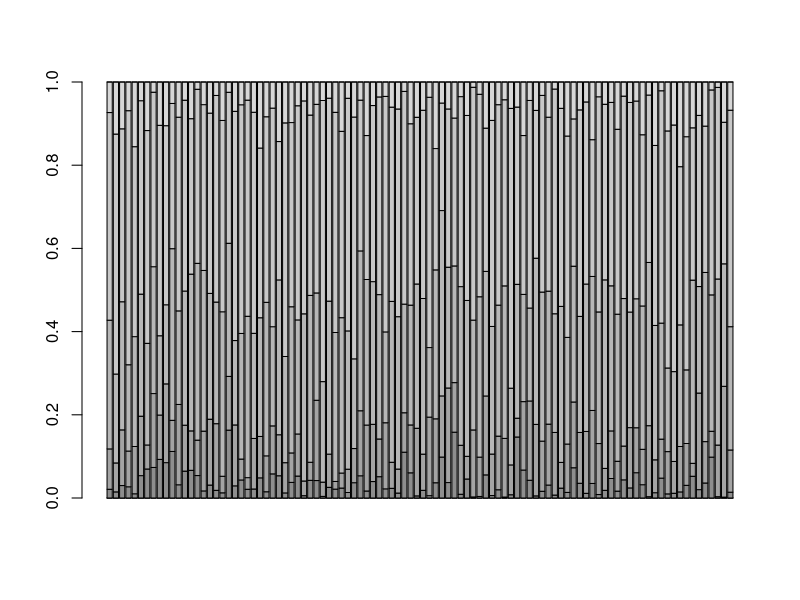
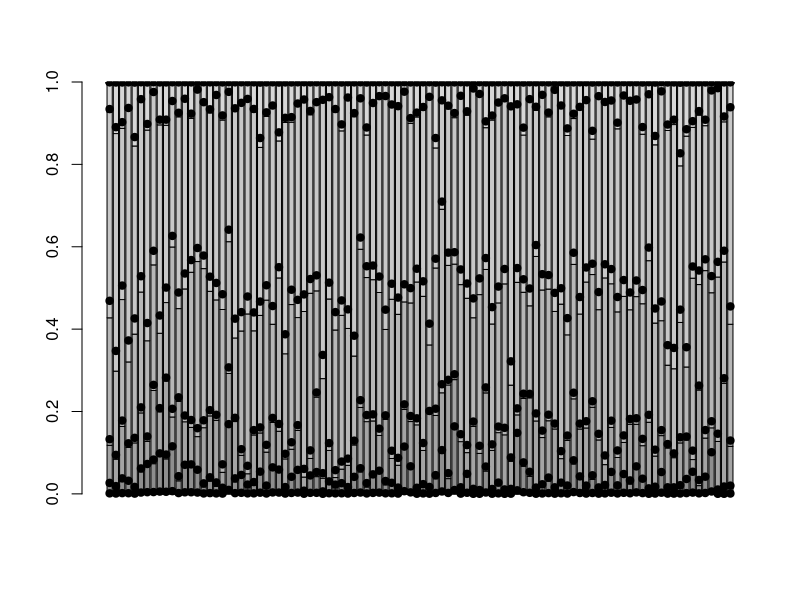

R code for these plots, in order: (Note: this script raises an error after producing the figures.)
#=================================================================================
#  MSE Simulation Rutine 
#=================================================================================
library(lmtest)
library(datasets)
library(MCMCpack)

#-----------------------------------------------------------------------
#  Initialize 
#-----------------------------------------------------------------------
#-----------------------------------------------------------------------  
# Define Freshwater 
# Enter Age 
    lnalpha <- 1.57631941937882
    beta <- 0.0000525881430189723
    sigma <- 0.331541836872867
    f0 <- c(0,0,0,0,0,0)
    f1 <- c(0,0.032606373,0.119694807,0.310275861,0.450716033,0.086706925)
    f2 <- c(0,0,0,0,0,0)
    Rm <- 8000

  efw0 <- c(0,0.5)
  efw1 <- c(0.01,0.01)
  efw2 <- c(0.5,0)
  esw1 <- c(0.05,0.08)
  esw2 <- c(0.05,0.05)
  esw3 <- c(0.04,0.03)
  esw4 <- c(0.08,0.02)
  esw5 <- c(0.16,0)
  efw <- rbind(efw0,efw1,efw2)
  esw <- rbind(esw1,esw2,esw3,esw4,esw5)  
# Set returen age  
p.i <- c(f0,f1,f2) 
  
# Set Drishelet   
  D <- 40
  phi <- 0.6
# first age 
  fage <- 1  
# number of age groups  
  nages <- 8
# last age 
  lage <- 8
  years <- 60
  burnin <-20
  train <- 20
# Total Simulation Years 
  nyrs <- burnin+train+years
  ar1 <- function(n,cv,alpha){
    ar1 <- numeric(n)
    ar1[1] <- 0
    for(i in 2:n){
      ar1[i] <- alpha*ar1[i-1]+runif(1,-cv,cv)
    }
    ar1
  } 
  e.Rec <- ar1(nyrs,0.3,0.6)
  e.p <- rdirichlet(nyrs,alpha=p.i*D)

# output data  
  spred <- 0
  sobsH <- 0
  sobsE <- 0
  simpH <- 0
  
  e.pred <- exp(rnorm(nyrs,0,spred/100))
  e.obsH <- exp(rnorm(nyrs,0,sobsH/100))
  e.obsS <- exp(rnorm(nyrs,0,sobsE/100))
  e.imp <- exp(rnorm(nyrs,0,simpH/100))


#-----------------------------------------------------------------------
#  Import Error Data 
#-----------------------------------------------------------------------  
 

# Initial Run size   
  R0 <- Rm
# first age
  fage <- 1
# last age 
  lage <- 8
  years <-   years 
  burnin <- burnin
  train <- train
# Total Simulation Years 
  nyrs <- burnin+train+years
  EGY <- 6
#-----------------------------------------------------------------------
#  Import SR and management parameters    
#-----------------------------------------------------------------------  
  alpha <- exp(lnalpha)
  beta <- beta
  Umsy <- (0.5-0.07*lnalpha)*lnalpha
#-----------------------------------------------------------------------
#  Create Empty vector  
#-----------------------------------------------------------------------  
# Recruit
  R <- numeric(nyrs)
  R.obs.ea <- numeric(nyrs)
  R.obs.na <- numeric(nyrs)  
# Annual Run
  N <- numeric(nyrs)
# Annual Escapement
  S <- numeric(nyrs)
  S.obs <- numeric(nyrs)
# Annual Harvest 
  H <- numeric(nyrs)
  H.obs <- numeric(nyrs)
# Annuual Run by age 
  N.ta <- matrix(0,ncol=length(p.i), nrow=nyrs+lage+2)
  N.ta.obs.ea <- matrix(0,ncol=length(p.i), nrow=nyrs+lage+2)
  N.ta.obs.na <- matrix(0,ncol=length(p.i), nrow=nyrs+lage+2)
  # Annual Escapement goals  
  Egoals <- matrix(0,ncol=2, nrow = nyrs+1)
# Annual SR parameters   
  SR.sim <- matrix(0,ncol=4, nrow = nyrs)
#---------------------------------------------------------------------------
#   Start simulation 
#---------------------------------------------------------------------------
for (y in 1:nyrs){
# First generaion is constant   
 if(y<=lage) {
   N.ta[y,] <- R0*exp(e.Rec[y])*e.p[y,]
  }  
# Anunual Run is sum of all ages
N[y] <- sum(N.ta[y,])
# Predicted Run
N.pred <- N[y]*e.pred[y]
# Determine target harvest criteria	
EG.l <- mean(Egoals[y,])
if(y<=(burnin+train)){
# Before management: Harvest is at Umsy 
    H.target <- N.pred*Umsy
  } else {
# Management based on Escapement goal 
    H.target <- ifelse(N.pred < EG.l,0,min(0.9,(N.pred-EG.l)*0.5))
  }
# Actual Harvest
  H[y] <- min(H.target*e.imp[y],0.99*N[y])
# Actual Escapement 
  S[y] <- N[y] - H[y]
# Calculate Future Recruits based on SR 
  R[y] <- alpha*S[y]*exp(-beta*S[y]+e.Rec[y])
# Fill Future Return by age
  for (fw in 1:3) {
    for(sw in 1:6) {
		N.ta[y+fw+sw-1,6*(fw-1)+sw] <- R[y]*e.p[y,6*(fw-1)+sw]
		}
	}

# Apply Freshwater Age readiing error 
  foo.a <- cbind(N.ta[y,1:6],N.ta[y,7:12],N.ta[y,13:18]) 
  foo.fa <- matrix(0,nrow=6,ncol=3)
  foo.fa[,1] <-  foo.a[,1]*(1-sum(efw[1,]))+foo.a[,2]*efw[2,1]
  foo.fa[,2] <-  foo.a[,2]*(1-sum(efw[2,]))+foo.a[,1]*efw[1,2]+foo.a[,3]*efw[3,1]
  foo.fa[,3] <-  foo.a[,3]*(1-sum(efw[3,]))+foo.a[,2]*efw[2,2]
# Apply Saltwater Age readiing error   
  foo.sa <- matrix(0,nrow=6,ncol=3)
  foo.sa[1,]  <- foo.fa[1,]+foo.fa[2,]*esw[1,1]
  foo.sa[2,]  <- foo.fa[2,]*(1-sum(esw[1,]))+foo.fa[3,]*esw[2,1]+foo.fa[2,]*esw[1,2]
  foo.sa[3,]  <- foo.fa[3,]*(1-sum(esw[2,]))+foo.fa[4,]*esw[3,1]+foo.fa[3,]*esw[2,2]  
  foo.sa[4,]  <- foo.fa[4,]*(1-sum(esw[3,]))+foo.fa[5,]*esw[4,1]+foo.fa[4,]*esw[3,2]   
  foo.sa[5,]  <- foo.fa[5,]*(1-sum(esw[4,]))+foo.fa[6,]*esw[5,1]+foo.fa[5,]*esw[4,2]  
  foo.sa[6,]  <- foo.fa[6,]*(1-sum(esw[5,]))+foo.fa[5,]*esw[5,2]  
  
  N.ta.obs.ea[y,] <- c(foo.sa[,1],foo.sa[,2],foo.sa[,3])
 
# Observed Escapement 
  S.obs[y] <- S[y]*e.obsS[y]
#Observed Harvest
  H.obs[y] <- H[y]*e.obsH[y]
#Observed Run by age (Assume age comp est is accurate)
  N.ta.obs.ea[y,] <- N.ta.obs.ea[y,]*sum(S.obs[y],H.obs[y])/N[y]
  N.ta.obs.na[y,] <- N.ta[y,]*sum(S.obs[y],H.obs[y])/N[y]
  
# Create Recruitment data based on observed harvest and escapement
  R.foo.ea <- sum(
  N.ta.obs.ea[y-lage+1,1],
  N.ta.obs.ea[y-lage+2,c(2,7)],
  N.ta.obs.ea[y-lage+3,c(3,8,13)],
  N.ta.obs.ea[y-lage+4,c(4,9,14)],
  N.ta.obs.ea[y-lage+5,c(5,10,15)],
  N.ta.obs.ea[y-lage+6,c(6,11,16)],
  N.ta.obs.ea[y-lage+7,c(12,17)],
  N.ta.obs.ea[y-lage+8,18])
  R.foo.na <- sum(
  N.ta.obs.na[y-lage+1,1],
  N.ta.obs.na[y-lage+2,c(2,7)],
  N.ta.obs.na[y-lage+3,c(3,8,13)],
  N.ta.obs.na[y-lage+4,c(4,9,14)],
  N.ta.obs.na[y-lage+5,c(5,10,15)],
  N.ta.obs.na[y-lage+6,c(6,11,16)],
  N.ta.obs.na[y-lage+7,c(12,17)],
  N.ta.obs.na[y-lage+8,18])  
if(y>lage) R.obs.ea[y-lage] <- R.foo.ea
if(y>lage) R.obs.na[y-lage] <- R.foo.na
    
#-------------------------------------------------------------------------------
#   Active harvest management:  Set Escapment Goal 
#-------------------------------------------------------------------------------
  if(y>=(burnin+train)) {
# Start esimating SR model parameters
# Assume data have been collected since train    
    R.est <- R.obs.ea[(burnin+1):(y-lage)]
    S.est <- S.obs[(burnin+1):(y-lage)]	
# Calcultate SR parameters   
    lnRPS <- log(R.est/S.est)
    srfit <- lm(lnRPS~S.est)
    lnalpha.est <- coef(srfit)[1]
    beta.est <- -coef(srfit)[2]
    Smsy.est <- lnalpha.est*(0.5-0.07*lnalpha.est)/beta.est
    Smax.est <- 1/beta.est	
    SR.sim[y,] <- c(lnalpha.est,beta.est,Smsy.est,Smax.est)
    EG.m <- Smsy.est
    EG.l <- round(0.8*EG.m,-floor(log10(EG.m))+1)
    EG.u <- round(1.6*EG.m,-floor(log10(EG.m))+1)
# Board of fish: change escapement goal every bord cycle
    if((y-burnin-train)%%EGY==0){Egoals[y+1,] <- c(EG.l,EG.u)}
    else {Egoals[y+1,] <- Egoals[y,]}	
    }# End of EG management 
 } # End simulation 
 simdata <- data.frame(S,R,R.obs.na,R.obs.ea)
 simdata <- simdata[10:92,]
p.N.age.na <- cbind(N.ta.obs.na[1:nyrs,1],rowSums(N.ta.obs.na[1:nyrs,c(2,7)]),rowSums(N.ta.obs.na[1:nyrs,c(3,8,13)]),
   rowSums(N.ta.obs.na[1:nyrs,c(4,9,14)]), rowSums(N.ta.obs.na[1:nyrs,c(5,10,15)]),rowSums(N.ta.obs.na[1:nyrs,c(6,11,16)]),
   rowSums(N.ta.obs.na[1:nyrs,c(12,17)]),N.ta.obs.na[1:nyrs,18])/N
p.N.age.ea <- cbind(N.ta.obs.ea[1:nyrs,1],rowSums(N.ta.obs.ea[1:nyrs,c(2,7)]),rowSums(N.ta.obs.ea[1:nyrs,c(3,8,13)]),
   rowSums(N.ta.obs.ea[1:nyrs,c(4,9,14)]), rowSums(N.ta.obs.ea[1:nyrs,c(5,10,15)]),rowSums(N.ta.obs.ea[1:nyrs,c(6,11,16)]),
   rowSums(N.ta.obs.ea[1:nyrs,c(12,17)]),N.ta.obs.ea[1:nyrs,18])/N
p.N.age.na <- data.frame(p.N.age.na)
names(p.N.age.na) <- c('Age.1','Age.2','Age.3','Age.4','Age.5','Age.6','Age.7','Age.8')
p.N.age.ea <- data.frame(p.N.age.ea)
names(p.N.age.ea) <- c('Age.1','Age.2','Age.3','Age.4','Age.5','Age.6','Age.7','Age.8')

barplot(t(p.N.age.na),ylim=c(0,1))

df.bar <- barplot(t(p.N.age.na))
#points(df.bar,p.N.age.ea$Age.1pch=19)
points(df.bar,rowSums(p.N.age.ea[,1:2]),pch=19)
points(df.bar,rowSums(p.N.age.ea[,1:3]),pch=19)
points(df.bar,rowSums(p.N.age.ea[,1:4]),pch=19)
points(df.bar,rowSums(p.N.age.ea[,1:5]),pch=19)
points(df.bar,rowSums(p.N.age.ea[,1:6]),pch=19)
points(df.bar,rowSums(p.N.age.ea[,1:7]),pch=19)
points(df.bar,rowSums(p.N.age.ea[,1:8]),pch=19)

############################################################################
for(i in 1:length(yr)){
dat1 <- age.comp[which(age.comp$Year==yr[i]),]
barplot(as.matrix(dat1[3:6]),main=yr[i],ylim=c(0,1),col=rainbow(4),names.arg=c('TF','FW','AS','LS'))
# use rainbow(4) for color 
}

 
plot(c(1:nyrs),p.N.age.ea$Age.6,pch=19,ylim=c(0,1))
lines(c(1:nyrs),p.N.age.na$Age.6)
lines(c(1:nyrs),p.N.age.na$Age.5)
points(c(1:nyrs),p.N.age.ea$Age.5,pch=19)
 
 
 
# Without aging error 
SR.na <- lm(log(R.obs.na/S)~S,data=simdata)
SR.ae <- lm(log(R.obs.ea/S)~S,data=simdata)
SR.t <- lm(log(R/S)~S,data=simdata)
ln.alpha <- c(coef(SR.ae)[1],coef(SR.na)[1],coef(SR.t)[1])
beta <- -c(coef(SR.ae)[2],coef(SR.na)[2],coef(SR.t)[2])
Seq <- ln.alpha/beta
Smsy <- Seq*(0.5-0.07*ln.alpha)
out <- data.frame(ln.alpha,beta,Seq,Smsy)
pars <- out
 maxs <- max(1.2*pars$Seq)
  s <- seq(0,maxs,length.out =101)
  pred.ae <- predict(SR.ae, newdata=data.frame(S=s))
  pred.na <- predict(SR.na, newdata=data.frame(S=s))
  pred.t <- predict(SR.t, newdata=data.frame(S=s))
  pred.Rae <- exp(pred.ae)*s
  pred.Rna <- exp(pred.na)*s
  pred.Rt <- exp(pred.t)*s  
  out2 <- data.frame(s,pred.Rae,pred.Rna,pred.Rt)  
